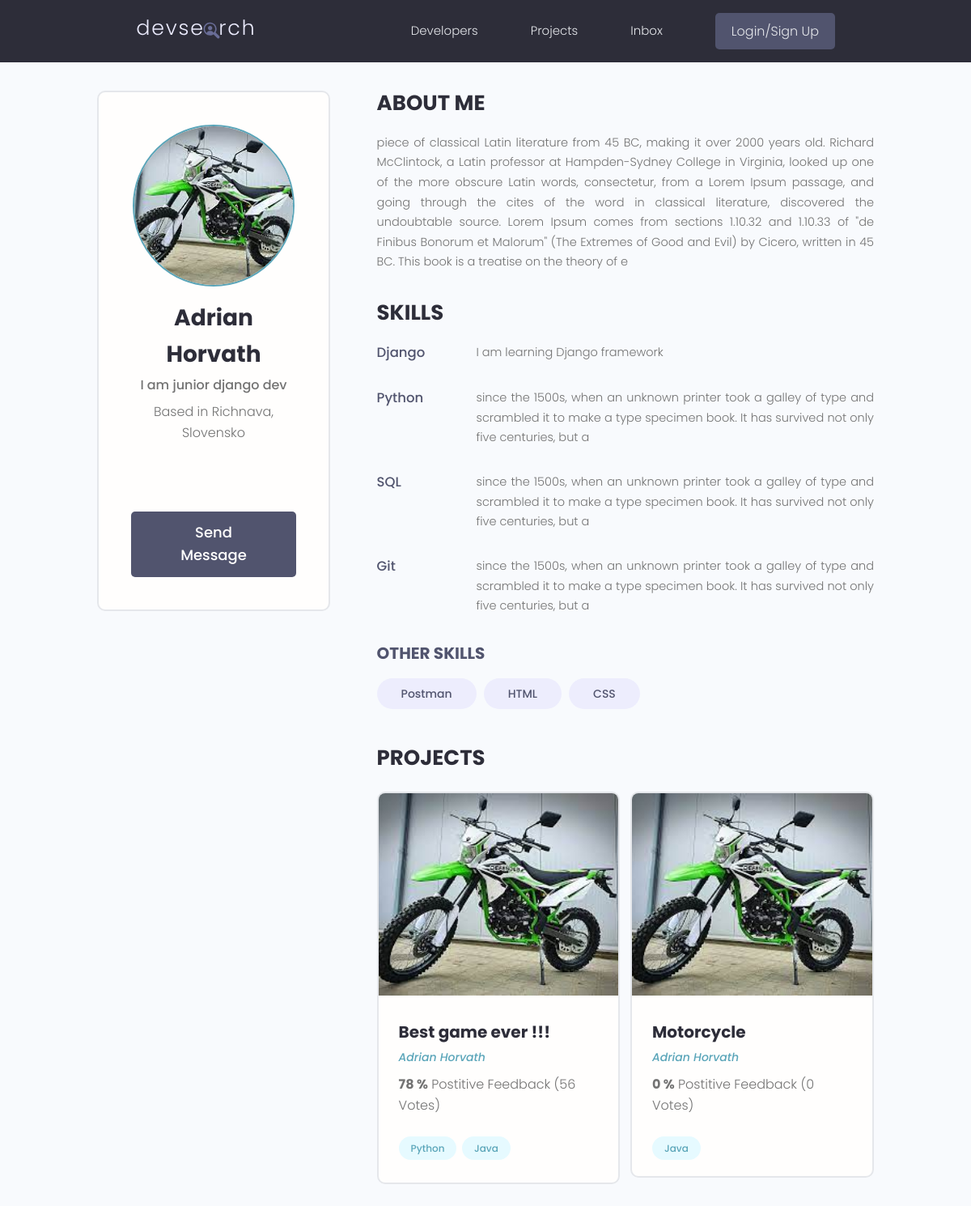
/profile/2cfb1329-a3ae-4a3b-a4ca-15cfc957452f/, run on an earlier commit of the app's database.
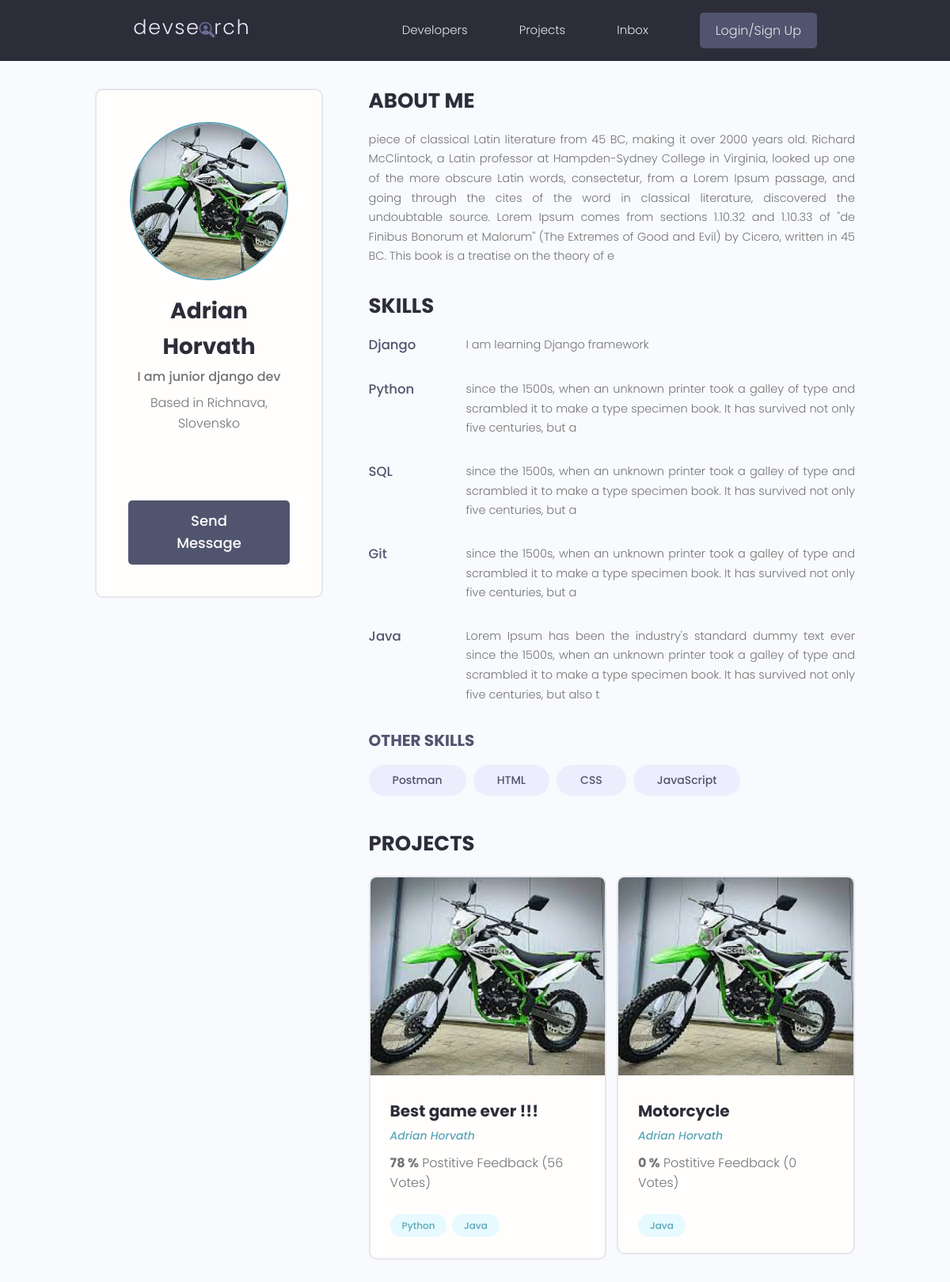
And on a later commit of the database.
### users/models.py (models this page shows, shortened)
class Skill(models.Model):
    id = models.UUIDField(default=uuid.uuid4, unique=True,
    primary_key=True, editable=False)
    skill = models.ForeignKey(Profile,on_delete=models.CASCADE, null=True, blank=True)
    name = models.CharField(max_length=50, blank=True, null=True)
    description = models.TextField(blank=True, null=True)
    created = models.DateTimeField(auto_now_add=True)

class Profile(models.Model):
    id = models.UUIDField(default=uuid.uuid4, unique=True,
    primary_key=True, editable=False)
    user = models.OneToOneField(User, on_delete=models.CASCADE, null=True,blank=True)
    name = models.CharField(max_length=200, blank=True, null=True)
    username = models.CharField(max_length=200, blank=True, null=True)
    location = models.CharField(max_length=200, blank=True, null=True)
    email = models.EmailField(max_length=300, null= True, blank=True)
    short_info = models.CharField(max_length=200, blank=True, null=True)
    bio = models.TextField(blank=True, null=True)
    profile_image = models.ImageField(blank=True, null=True, upload_to="profiles/", default="profiles/user-default.png")
    social_github = models.CharField(max_length=200, blank=True, null=True)
    social_twitter = models.CharField(max_length=200, blank=True, null=True)
    social_linkedin = models.CharField(max_length=200, blank=True, null=True)
    social_youtube = models.CharField(max_length=200, blank=True, null=True)
    social_website = models.CharField(max_length=200, blank=True, null=True)
    social_stackoverflow = models.CharField(max_length=200, blank=True, null=True)
    created = models.DateTimeField(auto_now_add=True)

### projects/models.py (models this page shows, shortened)
class Project(models.Model):
    id = models.UUIDField(default=uuid.uuid4, unique=True,
    primary_key=True, editable=False)
    owner = models.ForeignKey(Profile, on_delete=models.SET_NULL,null=True,blank=True)
    title = models.CharField(max_length=200)
    description = models.TextField(null=True, blank=True)
    featured_image = models.ImageField(null=True,blank=True, default="default.jpg")
    demo_link = models.CharField(max_length=2000,null=True,blank=True)
    source_link = models.CharField(max_length=2000,null=True,blank=True)
    tags = models.ManyToManyField("Tag",blank=True )
    vote_total = models.IntegerField(default=0, null=True,blank=True)
    vote_ratio = models.IntegerField(default=0, null=True,blank=True)
    created = models.DateTimeField(auto_now_add=True)
    updated = models.DateTimeField(auto_now=True)

class Tag (models.Model):
    id = models.UUIDField(default=uuid.uuid4, unique=True,
    primary_key=True, editable=False)
    name = models.CharField(max_length=200)
    created = models.DateTimeField(auto_now_add=True)
    def __str__(self):
        return self.name

### users/views.py (the view)
# urls.py: path("profile/<str:pk>/", views.profile,name="profile" ),
def profile (request, pk):
    profile= Profile.objects.get(id=pk)
    skills_with_description = profile.skill_set.exclude(description__exact="")
    skills_no_description = profile.skill_set.filter(description="")
    context = {"profile":profile, "skills_no_description":skills_no_description, "skills_with_description":skills_with_description}
    return render(request, "users/user_profile.html", context)

### users/templates/users/user_profile.html (shortened to what this page needs)
{% extends 'main.html' %}
{% block content %}
<main class="profile my-md">
    <div class="container">
        <div class="layout">
            <div class="column column--1of3">
                <div class="card text-center">
                    <div class="card__body dev">
                        <img class="avatar avatar--xl" src="{{ profile.profile_image.url }}" />
                        <h2 class="dev__name">{{ profile.name }}</h2>
                        <p class="dev__title">{{ profile.short_info }}</p>
                        <p class="dev__location">Based in {{ profile.location }}</p>
                        <ul class="dev__social">
                        </ul>
                        <a href="#" class="btn btn--sub btn--lg">Send Message </a>
                    </div>
                </div>
            </div>
            <div class="column column--2of3">
                <div class="devInfo">
                    <h3 class="devInfo__title">About Me</h3>
                    <p class="devInfo__about">{{profile.bio}}</p>
                </div>
                <div class="devInfo">
                    <h3 class="devInfo__title">Skills</h3>
                    <div class="devInfo__skills">
                        {% for skill in skills_with_description %}
                        <div class="devSkill">
                            <h4 class="devSkill__title">{{ skill.name }}</h4>
                            <p class="devSkill__info">{{ skill.description }}</p>
                        </div>
                        {% endfor %}
                        <h3 class="devInfo__subtitle">Other Skills</h3>
                        <div class="devInfo__otherSkills">
                            {% for skill in skills_no_description %}
                            <span class="tag tag--pill tag--sub tag--lg">
                                <small>{{ skill.name }}</small>
                            </span>
                           {% endfor %}
                        </div>
                    </div>
                </div>
                <div class="devInfo">
                    <h3 class="devInfo__title">Projects</h3>
                    <div class="grid grid--two">
                        {% for project in profile.project_set.all %}
                        <div class="column">
                            <div class="card project">
                                <a href="{% url 'project' project.id %}" class="project">
                                    <img class="project__thumbnail" src="{{ project.featured_image.url }}"
                                        alt="project thumbnail" />
                                    <div class="card__body">
                                        <h3 class="project__title">{{ project.title }}</h3>
                                        <p><a class="project__author" href="{% url 'profile' profile.id %}">{{ project.owner.name }}</a></p>
                                        <p class="project--rating">
                                            <span style="font-weight: bold;">{{ project.vote_ratio }} %</span> Postitive
                                            Feedback ({{ project.vote_total }} Vote{{ project.vote_total|pluralize:"s" }})
                                        </p>
                                        <div class="project__tags">
                                            {% for tag in project.tags.all %}
                                            <span class="tag tag--pill tag--main">
                                                <small>{{ tag }}</small>
                                            </span>
                                            {% endfor %}
                                        </div>
                                    </div>
                                </a>
                            </div>
                        </div>
                        {% endfor %}
                    </div>
                </div>
            </div>
        </div>
    </div>
</main>
{% endblock %}

What changed in the data, as far as the page shows it:
added Skill: name "Java", description "Lorem Ipsum has been the industry's standard dummy text ever since the 1500s, when an unknown printer took a galley of type and scrambled it to make a type specimen book. It has survived not only five centuries, but also t", shown under "SKILLS"
added Skill: name "JavaScript", shown under "OTHER SKILLS"
